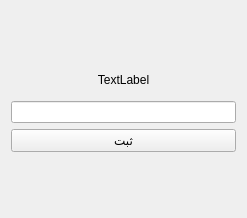
<?xml version="1.0" encoding="UTF-8"?>
<ui version="4.0">
 <class>AddOption</class>
 <widget class="QWidget" name="AddOption">
  <property name="geometry">
   <rect>
    <x>0</x>
    <y>0</y>
    <width>247</width>
    <height>218</height>
   </rect>
  </property>
  <property name="windowTitle">
   <string>Form</string>
  </property>
  <property name="styleSheet">
   <string notr="true">font: 12pt &quot;Segoe UI&quot;;</string>
  </property>
  <layout class="QVBoxLayout" name="verticalLayout_2">
   <item>
    <layout class="QVBoxLayout" name="verticalLayout">
     <item>
      <widget class="QLabel" name="label">
       <property name="sizePolicy">
        <sizepolicy hsizetype="Expanding" vsizetype="Expanding">
         <horstretch>0</horstretch>
         <verstretch>0</verstretch>
        </sizepolicy>
       </property>
       <property name="maximumSize">
        <size>
         <width>16777215</width>
         <height>30</height>
        </size>
       </property>
       <property name="text">
        <string>TextLabel</string>
       </property>
       <property name="alignment">
        <set>Qt::AlignmentFlag::AlignCenter</set>
       </property>
      </widget>
     </item>
     <item>
      <layout class="QVBoxLayout" name="verticalLayout_3">
       <item>
        <widget class="QLineEdit" name="lineEdit"/>
       </item>
      </layout>
     </item>
     <item>
      <widget class="QPushButton" name="pushButton">
       <property name="text">
        <string>ثبت</string>
       </property>
      </widget>
     </item>
    </layout>
   </item>
  </layout>
 </widget>
 <resources/>
 <connections/>
</ui>
